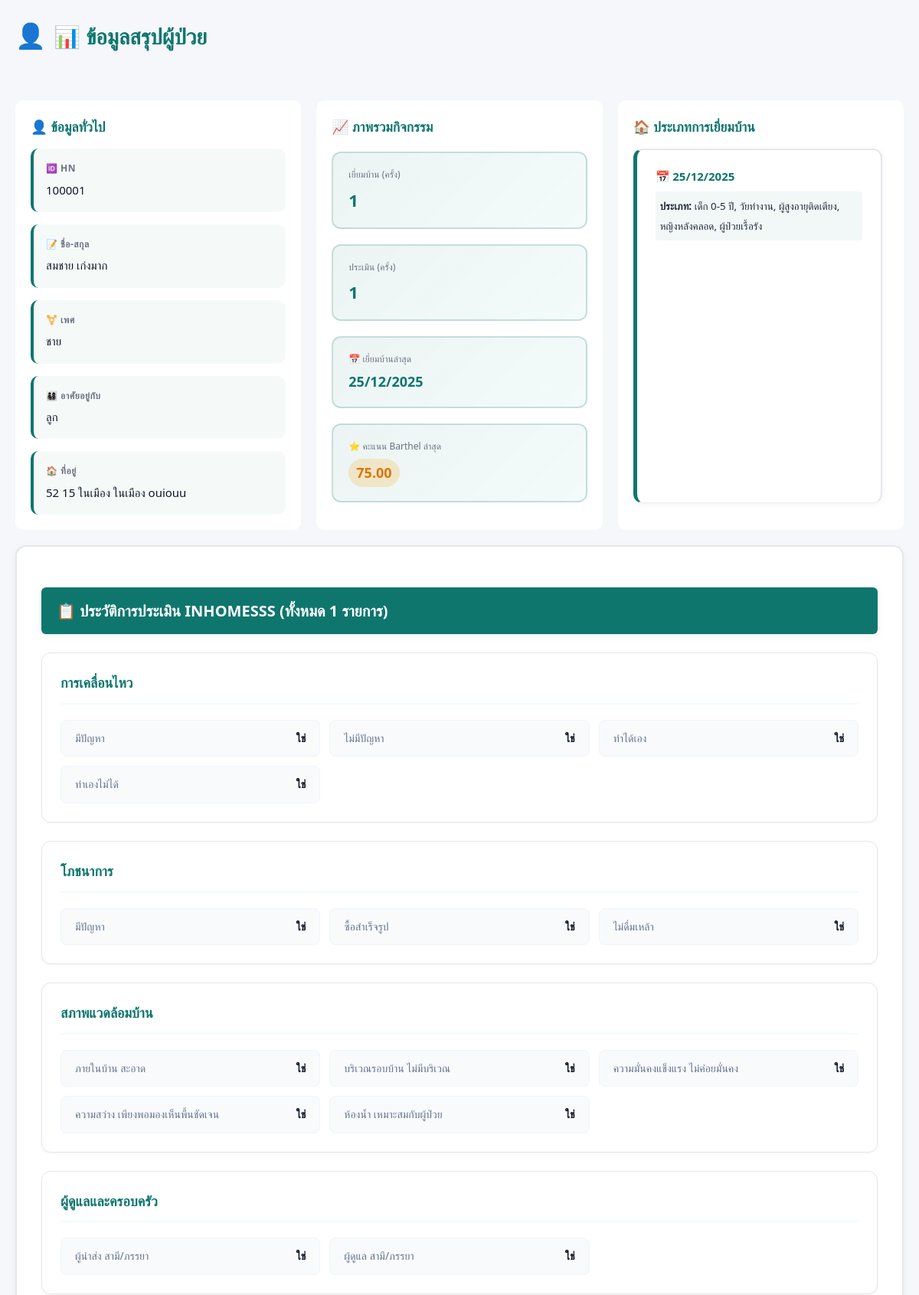
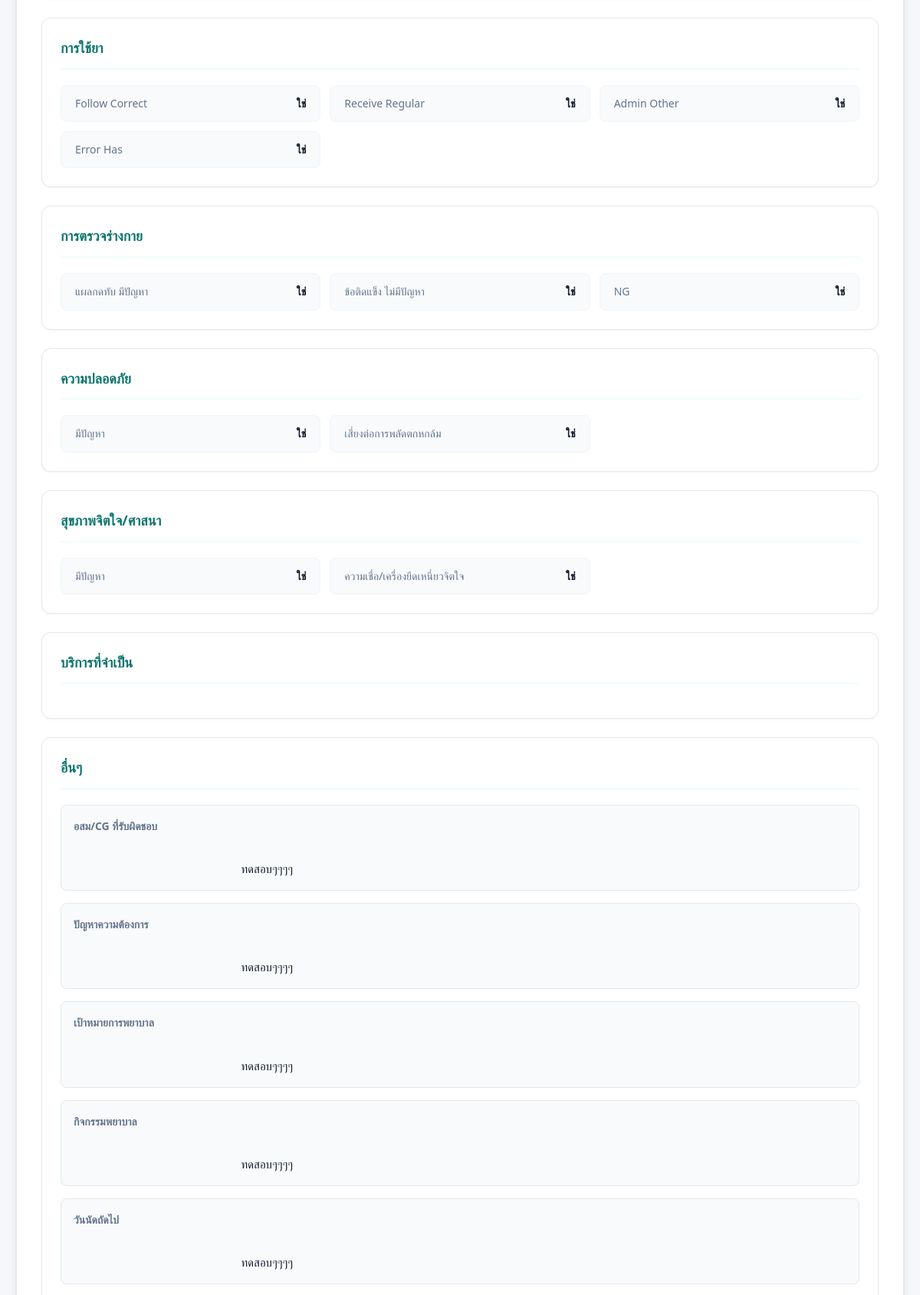
/patient_overview.php?patient_id=1&hn=100001 (upper part), run on the app's committed database (2 pictures, top to bottom).
### tables this page shows
CREATE TABLE `patients` (
  `id` int(11) NOT NULL,
  `no` varchar(50) DEFAULT NULL COMMENT 'ลำดับ',
  `visit_date` date DEFAULT NULL COMMENT 'วันที่เยี่ยม',
  `hn` varchar(50) DEFAULT NULL COMMENT 'HN (Hospital Number)',
  `fullname` varchar(255) DEFAULT NULL COMMENT 'ชื่อ-สกุล',
  `age_y` int(11) DEFAULT NULL COMMENT 'อายุ (ปี)',
  `age_m` int(11) DEFAULT NULL COMMENT 'อายุ (เดือน)',
  `gender` varchar(10) DEFAULT NULL COMMENT 'เพศ',
  `gender_note` text DEFAULT NULL COMMENT 'หมายเหตุเพศ',
  `address_no` varchar(100) DEFAULT NULL COMMENT 'เลขที่',
  `address_moo` varchar(50) DEFAULT NULL COMMENT 'หมู่',
  `address_tambon` varchar(100) DEFAULT NULL COMMENT 'ตำบล',
  `address_amphur` varchar(100) DEFAULT NULL COMMENT 'อำเภอ',
  `address_province` varchar(100) DEFAULT NULL COMMENT 'จังหวัด',
  `live_with` varchar(255) DEFAULT NULL COMMENT 'อาศัยอยู่กับ',
  `residence_type` varchar(100) DEFAULT NULL COMMENT 'ประเภทที่อยู่อาศัย',
  `pre_visit_illness` text DEFAULT NULL,
  `is_imc` varchar(10) DEFAULT NULL,
  `visit_reason` text DEFAULT NULL,
  `symptoms_found` text DEFAULT NULL,
  `medical_equipment` text DEFAULT NULL,
  `problems_found` text DEFAULT NULL,
  `solution` text DEFAULT NULL,
  `consultation` tinyint(1) DEFAULT 0 COMMENT 'เบิกปรึกษา',
  `no_consultation` text DEFAULT NULL COMMENT 'ไม่เบิกปรึกษา',
  `imc` varchar(50) DEFAULT NULL COMMENT 'IMC/BMI',
  `health_note` text DEFAULT NULL COMMENT 'หมายเหตุสุขภาพ',
  `consult_yes` tinyint(1) DEFAULT 0 COMMENT 'ปรึกษา',
  `consult_no` tinyint(1) DEFAULT 0 COMMENT 'ไม่ปรึกษา',
  `medicine_yes` tinyint(1) DEFAULT 0 COMMENT 'ให้ยา',
  `medicine_no` tinyint(1) DEFAULT 0 COMMENT 'ไม่ให้ยา',
  `wc_info` varchar(255) DEFAULT NULL COMMENT 'บ้านแรม (WC)',
  `general_note` text DEFAULT NULL COMMENT 'หมายเหตุทั่วไป',
  `created_at` timestamp NOT NULL DEFAULT current_timestamp() COMMENT 'วันที่สร้าง',
  `updated_at` timestamp NOT NULL DEFAULT current_timestamp() ON UPDATE current_timestamp() COMMENT 'วันที่อัปเดต'
);

CREATE TABLE `visits` (
  `id` int(11) NOT NULL,
  `patient_id` int(11) DEFAULT NULL COMMENT 'รหัสผู้ป่วย',
  `visit_date` date DEFAULT NULL COMMENT 'วันที่เยี่ยม',
  `visit_time` time DEFAULT NULL COMMENT 'เวลาเยี่ยม',
  `visit_number` int(11) DEFAULT NULL COMMENT 'ครั้งที่',
  `visit_type_id` int(11) DEFAULT NULL COMMENT 'ประเภทการเยี่ยม',
  `visit_type_category` text DEFAULT NULL,
  `hn` varchar(50) DEFAULT NULL COMMENT 'HN',
  `fullname` varchar(255) DEFAULT NULL COMMENT 'ชื่อ-สกุลผู้ป่วย',
  `visitor` varchar(255) DEFAULT NULL COMMENT 'ผู้เยี่ยม',
  `purpose` text DEFAULT NULL COMMENT 'วัตถุประสงค์การเยี่ยม',
  `facilities` text DEFAULT NULL COMMENT 'สิ่งอำนวยความสะดวก',
  `referral` text DEFAULT NULL COMMENT 'การส่งต่อ',
  `summary` text DEFAULT NULL COMMENT 'สรุป',
  `notes` text DEFAULT NULL COMMENT 'หมายเหตุ',
  `created_by` int(11) DEFAULT NULL COMMENT 'ผู้สร้าง',
  `created_at` timestamp NOT NULL DEFAULT current_timestamp() COMMENT 'วันที่สร้าง',
  `updated_at` timestamp NOT NULL DEFAULT current_timestamp() ON UPDATE current_timestamp() COMMENT 'วันที่อัปเดต'
);

CREATE TABLE `inhomess_assessments` (
  `id` int(11) NOT NULL,
  `visit_id` int(11) DEFAULT NULL COMMENT 'รหัสการเยี่ยม',
  `patient_id` int(11) DEFAULT NULL COMMENT 'รหัสผู้ป่วย',
  `assessor_id` int(11) DEFAULT NULL COMMENT 'รหัสผู้ประเมิน',
  `hn` varchar(50) DEFAULT NULL COMMENT 'HN',
  `fullname` varchar(255) DEFAULT NULL COMMENT 'ชื่อ-สกุล',
  `assess_date` date DEFAULT NULL COMMENT 'วันที่ประเมิน',
  `assessor` varchar(255) DEFAULT NULL COMMENT 'ผู้ประเมิน',
  `data` longtext DEFAULT NULL COMMENT 'ข้อมูลการประเมินทั้งหมด (JSON)',
  `score` decimal(10,2) DEFAULT NULL COMMENT 'คะแนน Barthel Index',
  `created_at` timestamp NOT NULL DEFAULT current_timestamp() COMMENT 'วันที่สร้าง',
  `updated_at` timestamp NOT NULL DEFAULT current_timestamp() ON UPDATE current_timestamp() COMMENT 'วันที่อัปเดต'
);

### patient_overview.php (the view, shortened to what the rows shown need)
<?php
require_once __DIR__ . '/db.php';
$patient_id = isset($_GET['patient_id']) ? (int) $_GET['patient_id'] : null;
$hn_param = isset($_GET['hn']) ? trim($_GET['hn']) : '';
$patient = null;
if ($patient_id) {
    $patient = db_get_patient_by_id($patient_id);
} elseif ($hn_param && function_exists('db_find_patient_by_hn')) {
    $pid = db_find_patient_by_hn($hn_param);
    if ($pid) {
        $patient_id = (int) $pid;
        $patient = db_get_patient_by_id($patient_id);
    }
}
$hn_for_search = $patient['hn'] ?? $hn_param ?? '';
$pid_for_search = $patient_id ?: null;
$visits = function_exists('db_get_visits_by_patient')
    ? db_get_visits_by_patient($pid_for_search, $hn_for_search, 1)
    : [];
$assessments = function_exists('db_get_assessments_by_patient')
    ? db_get_assessments_by_patient($pid_for_search, $hn_for_search, 1000)
    : [];
$total_visits = count($visits);
$total_assess = count($assessments);
$last_visit_date = $total_visits ? ($visits[0]['visit_date'] ?? '') : '';
$last_score = $total_assess ? ($assessments[0]['score'] ?? null) : null;
?>
<!DOCTYPE html>
<html lang="th">
<head>
    <link rel="stylesheet" href="styles.css">
</head>
<body>
    <div class="dashboard-container">
        <div class="header-section">
            <h1>📊 ข้อมูลสรุปผู้ป่วย</h1>
        </div>
        <div class="container">
            <?php if (!$patient): ?>
                <div class="alert alert-warning">ไม่พบข้อมูลผู้ป่วย</div>
            <?php else: ?>
                <div class="top-section">
                    <div class="card" style="height: fit-content; max-height: 600px; overflow-y: auto;">
                        <h3 style="margin-bottom: 15px; font-size: 1.1rem; color: #0f766e;">👤 ข้อมูลทั่วไป</h3>
                        <div class="card-body">
                            <div class="info-grid">
                                <div class="info-item">
                                    <label>🆔 HN</label>
                                    <span><?php echo htmlspecialchars($patient['hn'] ?? '-'); ?></span>
                                </div>
                                <div class="info-item">
                                    <label>📝 ชื่อ-สกุล</label>
                                    <span><?php echo htmlspecialchars($patient['fullname'] ?? '-'); ?></span>
                                </div>
                                <div class="info-item">
                                    <label>⚧️ เพศ</label>
                                    <span><?php echo htmlspecialchars($patient['gender'] ?? '-'); ?></span>
                                </div>
                                <div class="info-item">
                                    <label>👨‍👩‍👧‍👦 อาศัยอยู่กับ</label>
                                    <span><?php echo htmlspecialchars($patient['live_with'] ?? '-'); ?></span>
                                </div>
                                <div class="info-item" style="grid-column: 1 / -1;">
                                    <label>🏠 ที่อยู่</label>
                                    <span>
                                        <?php
                                        $address_parts = array_filter([
                                            $patient['address_no'] ?? '',
                                            $patient['address_moo'] ?? '',
                                            $patient['address_tambon'] ?? '',
                                            $patient['address_amphur'] ?? '',
                                            $patient['address_province'] ?? ''
                                        ]);
                                        echo !empty($address_parts) ? htmlspecialchars(implode(' ', $address_parts)) : '-';
                                        ?>
                                    </span>
                                </div>
                            </div>
                        </div>
                    </div>
                    <div class="card" style="height: fit-content; max-height: 600px; overflow-y: auto;">
                        <h3 style="margin-bottom: 15px; font-size: 1.1rem; color: #0f766e;">📈 ภาพรวมกิจกรรม</h3>
                        <div class="card-body">
                            <div class="mini-stats">
                                <div class="mini-stat">
                                    <div class="mini-label">เยี่ยมบ้าน (ครั้ง)</div>
                                    <div class="mini-value"><?php echo number_format($total_visits); ?></div>
                                </div>
                                <div class="mini-stat">
                                    <div class="mini-label">ประเมิน (ครั้ง)</div>
                                    <div class="mini-value"><?php echo number_format($total_assess); ?></div>
                                </div>
                                <div class="mini-stat">
                                    <div class="mini-label">📅 เยี่ยมบ้านล่าสุด</div>
                                    <div class="mini-value" style="font-size: 18px;">
                                        <?php
                                        if ($last_visit_date) {
                                            $d = new DateTime($last_visit_date);
                                            echo $d->format('d/m/Y');
                                        } else {
                                            echo '-';
                                        }
                                        ?>
                                    </div>
                                </div>
                                <div class="mini-stat">
                                    <div class="mini-label">⭐ คะแนน Barthel ล่าสุด</div>
                                    <div class="mini-value">
                                        <?php
                                        if ($last_score !== null) {
                                            $score_class = '';
                                            if ($last_score >= 80)
                                                $score_class = 'high';
                                            elseif ($last_score >= 50)
                                                $score_class = 'medium';
                                            else
                                                $score_class = 'low';
                                            echo '<span class="score-badge ' . $score_class . '" style="font-size: 18px; padding: 4px 10px;">' . number_format($last_score, 2) . '</span>';
                                        } else {
                                            echo '-';
                                        }
                                        ?>
                                    </div>
                                </div>
                            </div>
                        </div>
                    </div>
                    <div class="card" style="height: fit-content; max-height: 600px; overflow-y: auto;">
                        <h3 style="margin-bottom: 15px; font-size: 1.1rem; color: #0f766e;">🏠 ประเภทการเยี่ยมบ้าน
                        </h3>
                        <?php
                        if (!function_exists('convertToLabels')) {
                            function convertToLabels($value, $map)
                            {
                                $values = array_map('trim', explode(',', $value));
                                $labels = [];
                                foreach ($values as $val) {
                                    if (isset($map[$val])) {
                                        $labels[] = $map[$val];
                                    } else {
                                        $labels[] = $val;
                                    }
                                }
                                return implode(', ', $labels);
                            }
                        }
                        $visit_type_category_map = [
                            'family_normal' => 'ครอบครัว/เด็ก/ปกติ',
                            'child_0_5' => 'เด็ก 0-5 ปี',
                            'teenager' => 'วัยรุ่น',
                            'working_age' => 'วัยทำงาน',
                            'elderly_homebound' => 'ผู้สูงอายุติดบ้าน',
                            'elderly_social' => 'ผู้สูงอายุติดสังคม',
                            'elderly_bedridden' => 'ผู้สูงอายุติดเตียง',
                            'disabled' => 'ผู้พิการ/ด้อยโอกาส',
                            'drug_addict' => 'ผู้ติดยาเสพติด',
                            'pregnant' => 'หญิงตั้งครรภ์',
                            'postpartum' => 'หญิงหลังคลอด',
                            'chronic' => 'ผู้ป่วยเรื้อรัง',
                            'psychiatric' => 'ผู้ป่วยจิตเวช',
                            'discharged' => 'ผู้ป่วยกลับจาก Admit',
                            'ongoing_case' => 'ผู้ป่วยติดต่อ'
                        ];
                        if (isset($total_visits) && $total_visits):
                            ?>
                            <div class="activity-cards">
                                <?php foreach ($visits as $v): ?>
                                    <div class="activity-card"
                                        style="border-bottom: 1px solid #eee; padding-bottom: 15px; margin-bottom: 15px;">
                                        <div class="activity-date" style="font-weight: bold; color: #0f766e;">
                                            📅
                                            <?php echo ($v['visit_date']) ? (new DateTime($v['visit_date']))->format('d/m/Y') : '-'; ?>
                                        </div>
                                        <?php if (!empty($v['visit_type_category'])): ?>
                                            <div
                                                style="margin-top: 8px; padding: 6px; background: rgba(15,118,110,0.05); border-radius: 4px;">
                                                <small><strong>ประเภท:</strong>
                                                    <?php echo convertToLabels($v['visit_type_category'], $visit_type_category_map); ?></small>
                                            </div>
                                        <?php endif; ?>
                                    </div>
                                <?php endforeach; ?>
                            </div>
                        <?php else: ?>
                            <div style="text-align: center; color: #999; padding: 20px;">ไม่มีข้อมูล</div>
                        <?php endif; ?>
                    </div>
                </div>
            <?php endif; ?>
        </div>
    </div>
</body>
</html>

### data on the page
patients: hn "100001", fullname "สมชาย เก่งมาก", gender "ชาย", live_with "ลูก"
visits: visit_date "25/12/2025", visit_type_category "เด็ก 0-5 ปี, วัยทำงาน, ผู้สูงอายุติดเตียง, หญิงหลังคลอด, ผู้ป่วยเรื้อรัง"
inhomess_assessments: score "75.00"

### other printed values
implode(' ', $address_parts) "52 15 ในเมือง ในเมือง ouiouu"
$total_visits "1"
$total_assess "1"
$sectionName "การเคลื่อนไหว"
$label "มีปัญหา"
$displayValue "ใช่"
$label "ไม่มีปัญหา"
$label "ทำได้เอง"
$label "ทำเองไม่ได้"
$sectionName "โภชนาการ"
$label "ซื้อสำเร็จรูป"
$label "ไม่ดื่มเหล้า"
$sectionName "สภาพแวดล้อมบ้าน"
$label "ภายในบ้าน สะอาด"
$label "บริเวณรอบบ้าน ไม่มีบริเวณ"
